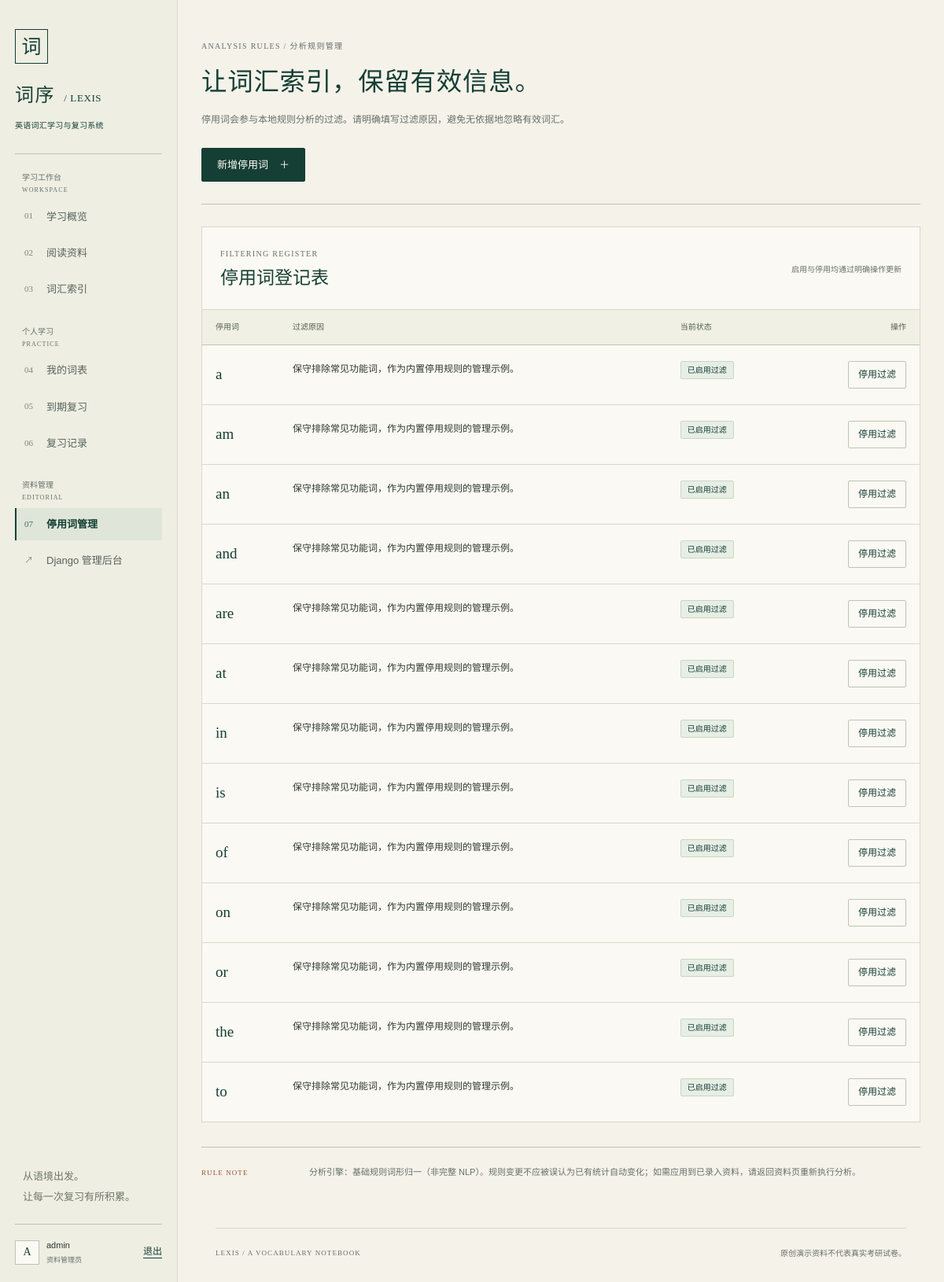
Screenshot of /management/stopwords/ (signed in) with the database file from the repository.
### core/models.py (models this page shows, shortened)
class User(AbstractUser):
    class Role(models.TextChoices):
        ADMIN = "admin", "管理员"
        STUDENT = "student", "学生"
    role = models.CharField("角色", max_length=10, choices=Role.choices, default=Role.STUDENT)
    display_name = models.CharField("显示名称", max_length=80, blank=True)
    created_at = models.DateTimeField("创建时间", auto_now_add=True)
    updated_at = models.DateTimeField("更新时间", auto_now=True)
    class Meta:
        verbose_name = "用户"
        verbose_name_plural = "用户"
        ordering = ["username", "pk"]

class StopWord(models.Model):
    text = models.CharField("停用词", max_length=100, unique=True, validators=[english_word_validator])
    reason = models.CharField("排除原因", max_length=255, blank=True)
    enabled = models.BooleanField("启用", default=True)
    created_by = models.ForeignKey(
        settings.AUTH_USER_MODEL, verbose_name="创建人", on_delete=models.SET_NULL,
        related_name="created_stop_words", null=True, blank=True,
    )
    created_at = models.DateTimeField("创建时间", auto_now_add=True)
    updated_at = models.DateTimeField("更新时间", auto_now=True)
    class Meta:
        verbose_name = "停用词"
        verbose_name_plural = "停用词"
        ordering = ["text", "pk"]

### core/views.py (the view)
# urls.py: path("management/stopwords/", views.stopword_list, name="stopword_list"),
@admin_required
def stopword_list(request):
    return render(request, "management/stopwords.html", {"stopwords": StopWord.objects.order_by("text")})

### core/context_processors.py (called while the page is built)
def site_context(request):
    label = "WordNet 词形归一" if settings.ANALYSIS_ENGINE == "wordnet" else "基础规则词形归一（非完整 NLP）"
    return {"is_admin": is_admin(request.user), "analysis_engine_label": label}

### core/services.py (called while the page is built)
def is_admin(user):
    return bool(
        user and getattr(user, "is_authenticated", False)
        and getattr(user, "is_active", False)
        and (getattr(user, "is_superuser", False) or getattr(user, "role", None) == User.Role.ADMIN)
    )

### templates/management/stopwords.html (shortened to what this page needs)
{% extends 'base.html' %}
{% block eyebrow %}ANALYSIS RULES / 分析规则管理{% endblock %}
{% block page_title %}让词汇索引，保留有效信息。{% endblock %}
{% block page_description %}停用词会参与本地规则分析的过滤。请明确填写过滤原因，避免无依据地忽略有效词汇。{% endblock %}
{% block page_actions %}{% if is_admin %}<a class="button button-primary" href="{% url 'stopword_create' %}">新增停用词 <span aria-hidden="true">＋</span></a>{% endif %}{% endblock %}
{% block content %}
{% if is_admin %}
<section class="panel table-panel" aria-labelledby="stopwords-title"><div class="section-heading"><div><p class="eyebrow">FILTERING REGISTER</p><h2 id="stopwords-title">停用词登记表</h2></div><p class="section-aside">启用与停用均通过明确操作更新</p></div><div class="table-scroll" role="region" aria-label="停用词登记表" tabindex="0"><table><caption class="sr-only">停用词、过滤原因、当前启用状态和切换操作</caption><thead><tr><th scope="col">停用词</th><th scope="col">过滤原因</th><th scope="col">当前状态</th><th scope="col" class="align-right">操作</th></tr></thead><tbody>{% for stopword in stopwords %}<tr><td class="stopword-text" lang="en">{{ stopword.text }}</td><td class="cell-wrap">{{ stopword.reason|default:'原因尚未登记' }}</td><td>{% if stopword.enabled %}<span class="badge badge-green">已启用过滤</span>{% else %}<span class="badge">已停用过滤</span>{% endif %}</td><td class="align-right"><form method="post" action="{% url 'stopword_toggle' stopword.pk %}">{% csrf_token %}<button class="button button-small button-outline nowrap" type="submit">{% if stopword.enabled %}停用过滤{% else %}启用过滤{% endif %}</button></form></td></tr>{% empty %}<tr><td colspan="4"><div class="empty-state"><h3>暂无停用词记录</h3><p>可以录入需要排除的词汇，并说明过滤原因。</p><a class="button button-outline" href="{% url 'stopword_create' %}">新增停用词</a></div></td></tr>{% endfor %}</tbody></table></div></section>
<aside class="method-note"><span class="method-index" lang="en">RULE NOTE</span><p>分析引擎：{{ analysis_engine_label|default:'本地规则分析引擎' }}。规则变更不应被误认为已有统计自动变化；如需应用到已录入资料，请返回资料页重新执行分析。</p></aside>
{% else %}<section class="panel"><div class="empty-state"><h2>此页面仅向资料管理员开放</h2><p>学习者可继续阅读资料、浏览词汇或复习个人词表。</p><a class="button button-outline" href="{% url 'dashboard' %}">返回学习概览</a></div></section>{% endif %}
{% endblock %}

### templates/base.html (shortened to what this page needs)
{% load static %}
<!DOCTYPE html>
<html lang="zh-CN">
<head>
  <link rel="stylesheet" href="{% static 'site.css' %}">
</head>
<body class="{% if user.is_authenticated %}is-signed-in{% else %}is-auth{% endif %}">
  {% if user.is_authenticated %}
  <aside class="sidebar" id="site-navigation" aria-label="主导航">
    <a class="brand" href="{% url 'dashboard' %}" aria-label="词序，返回学习概览">
      <span class="brand-mark" aria-hidden="true">词</span>
      <span class="brand-name">词序 <span lang="en">/ LEXIS</span></span>
      <span class="brand-caption">英语词汇学习与复习系统</span>
    </a>
    <div class="sidebar-rule"></div>
    {% with current=request.resolver_match.url_name %}
    <nav>
      <p class="nav-group-label">学习工作台 <span lang="en">WORKSPACE</span></p>
      <a class="nav-link {% if current == 'dashboard' %}is-active{% endif %}" href="{% url 'dashboard' %}" {% if current == 'dashboard' %}aria-current="page"{% endif %}><span class="nav-index" aria-hidden="true">01</span>学习概览</a>
      <a class="nav-link " href="{% url 'paper_list' %}" ><span class="nav-index" aria-hidden="true">02</span>阅读资料</a>
      <a class="nav-link " href="{% url 'word_list' %}" ><span class="nav-index" aria-hidden="true">03</span>词汇索引</a>
      <p class="nav-group-label nav-group-spaced">个人学习 <span lang="en">PRACTICE</span></p>
      <a class="nav-link {% if current == 'study_list' %}is-active{% endif %}" href="{% url 'study_list' %}" {% if current == 'study_list' %}aria-current="page"{% endif %}><span class="nav-index" aria-hidden="true">04</span>我的词表</a>
      <a class="nav-link {% if current == 'review_list' %}is-active{% endif %}" href="{% url 'review_list' %}" {% if current == 'review_list' %}aria-current="page"{% endif %}><span class="nav-index" aria-hidden="true">05</span>到期复习</a>
      <a class="nav-link " href="{% url 'review_history' %}" ><span class="nav-index" aria-hidden="true">06</span>复习记录</a>
      {% if is_admin %}
      <p class="nav-group-label nav-group-spaced">资料管理 <span lang="en">EDITORIAL</span></p>
      <a class="nav-link {% if current == 'stopword_list' or current == 'stopword_create' %}is-active{% endif %}" href="{% url 'stopword_list' %}" {% if current == 'stopword_list' %}aria-current="page"{% endif %}><span class="nav-index" aria-hidden="true">07</span>停用词管理</a>
      <a class="nav-link" href="{% url 'admin:index' %}"><span class="nav-index" aria-hidden="true">↗</span>Django 管理后台</a>
      {% endif %}
    </nav>
    {% endwith %}
    <div class="sidebar-bottom">
      <p class="sidebar-note">从语境出发。<br>让每一次复习有所积累。</p>
      <div class="account-block">
        <span class="account-avatar" aria-hidden="true">{{ user.username|first|upper }}</span>
        <div class="account-copy"><strong>{{ user.username }}</strong><span>{% if is_admin %}资料管理员{% else %}学习者{% endif %}</span></div>
        <form method="post" action="{% url 'logout' %}">{% csrf_token %}<button class="text-button" type="submit">退出</button></form>
      </div>
    </div>
  </aside>
  {% else %}
  <header class="guest-masthead"><a class="guest-brand" href="{% url 'login' %}">词序 <span lang="en">/ LEXIS</span></a><span>英语词汇学习与复习系统</span></header>
  {% endif %}
  <div class="main-shell">
    <main id="main-content" tabindex="-1">
      {% block page_header %}
      <header class="page-header">
        <div class="page-heading">
          <p class="eyebrow">{% block eyebrow %}LEXIS · 学习工作台{% endblock %}</p>
          <h1>{% block page_title %}学习概览{% endblock %}</h1>
          <p class="page-description">{% block page_description %}在真实语境中认识词汇，在持续复习中建立记忆。{% endblock %}</p>
        </div>
        <div class="page-actions">{% block page_actions %}{% endblock %}</div>
      </header>
      {% endblock %}
      {% block content %}{% endblock %}
    </main>
    <footer class="site-footer">
      <span class="footer-brand" lang="en">LEXIS / A VOCABULARY NOTEBOOK</span>
      <span>原创演示资料不代表真实考研试卷。</span>
    </footer>
  </div>
</body>
</html>

### rows the page displays
User: username|first "A", username "admin"
StopWord: text "a", reason "保守排除常见功能词，作为内置停用规则的管理示例。", enabled "已启用过滤"
StopWord: text "am", reason "保守排除常见功能词，作为内置停用规则的管理示例。", enabled "已启用过滤"
StopWord: text "an", reason "保守排除常见功能词，作为内置停用规则的管理示例。", enabled "已启用过滤"
StopWord: text "and", reason "保守排除常见功能词，作为内置停用规则的管理示例。", enabled "已启用过滤"
StopWord: text "are", reason "保守排除常见功能词，作为内置停用规则的管理示例。", enabled "已启用过滤"
StopWord: text "at", reason "保守排除常见功能词，作为内置停用规则的管理示例。", enabled "已启用过滤"
StopWord: text "in", reason "保守排除常见功能词，作为内置停用规则的管理示例。", enabled "已启用过滤"
StopWord: text "is", reason "保守排除常见功能词，作为内置停用规则的管理示例。", enabled "已启用过滤"
StopWord: text "of", reason "保守排除常见功能词，作为内置停用规则的管理示例。", enabled "已启用过滤"
StopWord: text "on", reason "保守排除常见功能词，作为内置停用规则的管理示例。", enabled "已启用过滤"
StopWord: text "or", reason "保守排除常见功能词，作为内置停用规则的管理示例。", enabled "已启用过滤"
StopWord: text "the", reason "保守排除常见功能词，作为内置停用规则的管理示例。", enabled "已启用过滤"
StopWord: text "to", reason "保守排除常见功能词，作为内置停用规则的管理示例。", enabled "已启用过滤"

### other values shown
{{ analysis_engine_label|default:'本地规则分析引擎' }} "基础规则词形归一（非完整 NLP）"
